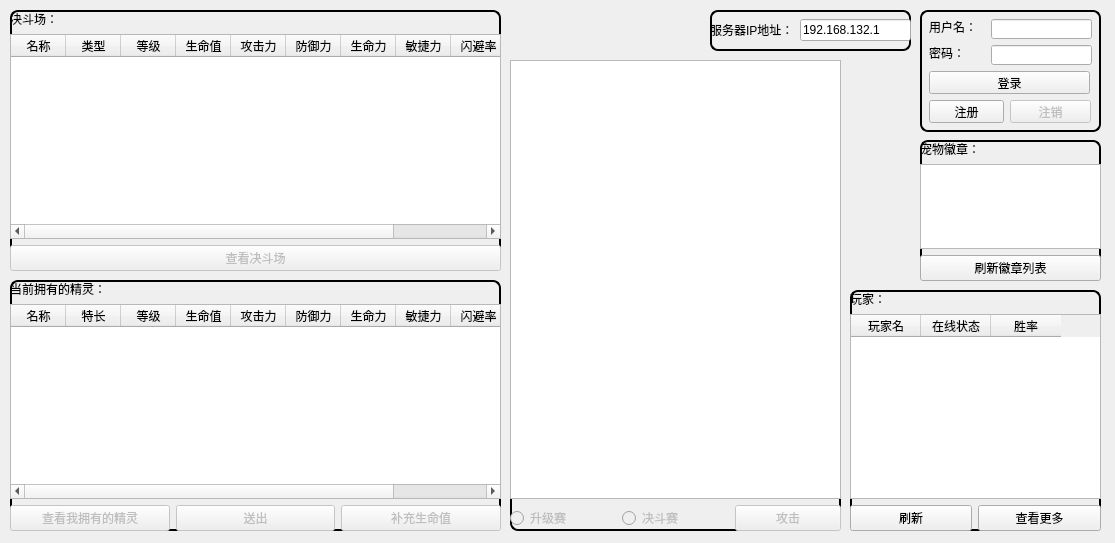
<?xml version="1.0" encoding="UTF-8"?>
<ui version="4.0">
 <class>MainWindow</class>
 <widget class="QMainWindow" name="MainWindow">
  <property name="geometry">
   <rect>
    <x>0</x>
    <y>0</y>
    <width>1115</width>
    <height>543</height>
   </rect>
  </property>
  <property name="sizePolicy">
   <sizepolicy hsizetype="Fixed" vsizetype="Fixed">
    <horstretch>0</horstretch>
    <verstretch>0</verstretch>
   </sizepolicy>
  </property>
  <property name="minimumSize">
   <size>
    <width>1115</width>
    <height>543</height>
   </size>
  </property>
  <property name="maximumSize">
   <size>
    <width>1115</width>
    <height>543</height>
   </size>
  </property>
  <property name="windowTitle">
   <string>Fairy Batle</string>
  </property>
  <widget class="QWidget" name="centralwidget">
   <widget class="QWidget" name="widget" native="true">
    <property name="geometry">
     <rect>
      <x>920</x>
      <y>10</y>
      <width>181</width>
      <height>122</height>
     </rect>
    </property>
    <property name="styleSheet">
     <string notr="true">#widget{border: 2px solid;border-radius:8px;}</string>
    </property>
    <widget class="QLabel" name="label">
     <property name="geometry">
      <rect>
       <x>9</x>
       <y>9</y>
       <width>48</width>
       <height>16</height>
      </rect>
     </property>
     <property name="text">
      <string>用户名：</string>
     </property>
    </widget>
    <widget class="QLineEdit" name="lineEditUsername">
     <property name="geometry">
      <rect>
       <x>71</x>
       <y>9</y>
       <width>101</width>
       <height>20</height>
      </rect>
     </property>
    </widget>
    <widget class="QLabel" name="label_2">
     <property name="geometry">
      <rect>
       <x>9</x>
       <y>35</y>
       <width>36</width>
       <height>16</height>
      </rect>
     </property>
     <property name="text">
      <string>密码：</string>
     </property>
    </widget>
    <widget class="QLineEdit" name="lineEditPassword">
     <property name="geometry">
      <rect>
       <x>71</x>
       <y>35</y>
       <width>101</width>
       <height>20</height>
      </rect>
     </property>
     <property name="echoMode">
      <enum>QLineEdit::Password</enum>
     </property>
    </widget>
    <widget class="QPushButton" name="pushButtonLogin">
     <property name="geometry">
      <rect>
       <x>9</x>
       <y>61</y>
       <width>161</width>
       <height>23</height>
      </rect>
     </property>
     <property name="text">
      <string>登录</string>
     </property>
    </widget>
    <widget class="QPushButton" name="pushButtonRegist">
     <property name="geometry">
      <rect>
       <x>9</x>
       <y>90</y>
       <width>75</width>
       <height>23</height>
      </rect>
     </property>
     <property name="text">
      <string>注册</string>
     </property>
    </widget>
    <widget class="QPushButton" name="pushButtonLogout">
     <property name="enabled">
      <bool>false</bool>
     </property>
     <property name="geometry">
      <rect>
       <x>90</x>
       <y>90</y>
       <width>81</width>
       <height>23</height>
      </rect>
     </property>
     <property name="text">
      <string>注销</string>
     </property>
    </widget>
   </widget>
   <widget class="QWidget" name="widget_2" native="true">
    <property name="geometry">
     <rect>
      <x>850</x>
      <y>290</y>
      <width>251</width>
      <height>241</height>
     </rect>
    </property>
    <property name="styleSheet">
     <string notr="true">#widget_2{border: 2px solid;border-radius:8px;}</string>
    </property>
    <layout class="QGridLayout" name="gridLayout_2">
     <item row="2" column="0">
      <widget class="QPushButton" name="pushButtonRefreshPlayer">
       <property name="text">
        <string>刷新</string>
       </property>
      </widget>
     </item>
     <item row="0" column="0">
      <widget class="QLabel" name="label_3">
       <property name="text">
        <string>玩家：</string>
       </property>
      </widget>
     </item>
     <item row="2" column="1">
      <widget class="QPushButton" name="pushButtonInfoPlayer">
       <property name="text">
        <string>查看更多</string>
       </property>
      </widget>
     </item>
     <item row="1" column="0" colspan="2">
      <widget class="QTableWidget" name="tableWidgetPlayer">
       <property name="editTriggers">
        <set>QAbstractItemView::NoEditTriggers</set>
       </property>
       <property name="selectionMode">
        <enum>QAbstractItemView::SingleSelection</enum>
       </property>
       <property name="selectionBehavior">
        <enum>QAbstractItemView::SelectRows</enum>
       </property>
       <attribute name="horizontalHeaderDefaultSectionSize">
        <number>70</number>
       </attribute>
       <column>
        <property name="text">
         <string>玩家名</string>
        </property>
       </column>
       <column>
        <property name="text">
         <string>在线状态</string>
        </property>
       </column>
       <column>
        <property name="text">
         <string>胜率</string>
        </property>
       </column>
      </widget>
     </item>
    </layout>
   </widget>
   <widget class="QWidget" name="widget_3" native="true">
    <property name="geometry">
     <rect>
      <x>10</x>
      <y>10</y>
      <width>491</width>
      <height>261</height>
     </rect>
    </property>
    <property name="styleSheet">
     <string notr="true">#widget_3
{
border: 2px solid;
border-radius:8px;
}</string>
    </property>
    <layout class="QGridLayout" name="gridLayout_3">
     <item row="0" column="0">
      <widget class="QLabel" name="label_4">
       <property name="text">
        <string>决斗场：</string>
       </property>
      </widget>
     </item>
     <item row="1" column="0" colspan="2">
      <widget class="QTableWidget" name="tableWidgetArena">
       <property name="editTriggers">
        <set>QAbstractItemView::NoEditTriggers</set>
       </property>
       <property name="selectionMode">
        <enum>QAbstractItemView::SingleSelection</enum>
       </property>
       <property name="selectionBehavior">
        <enum>QAbstractItemView::SelectRows</enum>
       </property>
       <attribute name="horizontalHeaderDefaultSectionSize">
        <number>55</number>
       </attribute>
       <column>
        <property name="text">
         <string>名称</string>
        </property>
       </column>
       <column>
        <property name="text">
         <string>类型</string>
        </property>
       </column>
       <column>
        <property name="text">
         <string>等级</string>
        </property>
       </column>
       <column>
        <property name="text">
         <string>生命值</string>
        </property>
       </column>
       <column>
        <property name="text">
         <string>攻击力</string>
        </property>
       </column>
       <column>
        <property name="text">
         <string>防御力</string>
        </property>
       </column>
       <column>
        <property name="text">
         <string>生命力</string>
        </property>
       </column>
       <column>
        <property name="text">
         <string>敏捷力</string>
        </property>
       </column>
       <column>
        <property name="text">
         <string>闪避率</string>
        </property>
       </column>
       <column>
        <property name="text">
         <string>暴击率</string>
        </property>
       </column>
      </widget>
     </item>
     <item row="2" column="0" colspan="2">
      <widget class="QPushButton" name="pushButtonRefreshArena">
       <property name="enabled">
        <bool>false</bool>
       </property>
       <property name="text">
        <string>查看决斗场</string>
       </property>
      </widget>
     </item>
    </layout>
   </widget>
   <widget class="QWidget" name="widget_4" native="true">
    <property name="geometry">
     <rect>
      <x>10</x>
      <y>280</y>
      <width>491</width>
      <height>251</height>
     </rect>
    </property>
    <property name="styleSheet">
     <string notr="true">#widget_4{border: 2px solid;border-radius:8px;}</string>
    </property>
    <layout class="QGridLayout" name="gridLayout_4">
     <item row="2" column="1">
      <widget class="QPushButton" name="pushButtonGiveOut">
       <property name="enabled">
        <bool>false</bool>
       </property>
       <property name="text">
        <string>送出</string>
       </property>
      </widget>
     </item>
     <item row="2" column="2">
      <widget class="QPushButton" name="pushButtonHeal">
       <property name="enabled">
        <bool>false</bool>
       </property>
       <property name="text">
        <string>补充生命值</string>
       </property>
      </widget>
     </item>
     <item row="2" column="0">
      <widget class="QPushButton" name="pushButtonRefreshFairy">
       <property name="enabled">
        <bool>false</bool>
       </property>
       <property name="text">
        <string>查看我拥有的精灵</string>
       </property>
      </widget>
     </item>
     <item row="0" column="0">
      <widget class="QLabel" name="labelFairy">
       <property name="text">
        <string>当前拥有的精灵：</string>
       </property>
      </widget>
     </item>
     <item row="1" column="0" colspan="3">
      <widget class="QTableWidget" name="tableWidgetFairy">
       <property name="editTriggers">
        <set>QAbstractItemView::NoEditTriggers</set>
       </property>
       <property name="selectionMode">
        <enum>QAbstractItemView::SingleSelection</enum>
       </property>
       <property name="selectionBehavior">
        <enum>QAbstractItemView::SelectRows</enum>
       </property>
       <property name="rowCount">
        <number>0</number>
       </property>
       <property name="columnCount">
        <number>10</number>
       </property>
       <attribute name="horizontalHeaderDefaultSectionSize">
        <number>55</number>
       </attribute>
       <column>
        <property name="text">
         <string>名称</string>
        </property>
        <property name="font">
         <font>
          <pointsize>9</pointsize>
         </font>
        </property>
       </column>
       <column>
        <property name="text">
         <string>特长</string>
        </property>
       </column>
       <column>
        <property name="text">
         <string>等级</string>
        </property>
       </column>
       <column>
        <property name="text">
         <string>生命值</string>
        </property>
       </column>
       <column>
        <property name="text">
         <string>攻击力</string>
        </property>
       </column>
       <column>
        <property name="text">
         <string>防御力</string>
        </property>
       </column>
       <column>
        <property name="text">
         <string>生命力</string>
        </property>
       </column>
       <column>
        <property name="text">
         <string>敏捷力</string>
        </property>
       </column>
       <column>
        <property name="text">
         <string>闪避率</string>
        </property>
       </column>
       <column>
        <property name="text">
         <string>暴击率</string>
        </property>
       </column>
      </widget>
     </item>
    </layout>
   </widget>
   <widget class="QWidget" name="widget_5" native="true">
    <property name="geometry">
     <rect>
      <x>510</x>
      <y>60</y>
      <width>331</width>
      <height>471</height>
     </rect>
    </property>
    <property name="styleSheet">
     <string notr="true">#widget_5{border: 2px solid;border-radius:8px;}</string>
    </property>
    <layout class="QGridLayout" name="gridLayout">
     <item row="1" column="1">
      <widget class="QRadioButton" name="radioButtonDeath">
       <property name="enabled">
        <bool>false</bool>
       </property>
       <property name="text">
        <string>决斗赛</string>
       </property>
      </widget>
     </item>
     <item row="1" column="2">
      <widget class="QPushButton" name="pushButtonAttack">
       <property name="enabled">
        <bool>false</bool>
       </property>
       <property name="text">
        <string>攻击</string>
       </property>
      </widget>
     </item>
     <item row="1" column="0">
      <widget class="QRadioButton" name="radioButtonLevel">
       <property name="enabled">
        <bool>false</bool>
       </property>
       <property name="text">
        <string>升级赛</string>
       </property>
      </widget>
     </item>
     <item row="0" column="0" colspan="3">
      <widget class="QPlainTextEdit" name="plainTextEditState">
       <property name="readOnly">
        <bool>true</bool>
       </property>
       <property name="plainText">
        <string/>
       </property>
      </widget>
     </item>
    </layout>
   </widget>
   <widget class="QWidget" name="widget_6" native="true">
    <property name="geometry">
     <rect>
      <x>710</x>
      <y>10</y>
      <width>201</width>
      <height>41</height>
     </rect>
    </property>
    <property name="styleSheet">
     <string notr="true">#widget_6{border: 2px solid;border-radius:8px;}</string>
    </property>
    <layout class="QGridLayout" name="gridLayout_5">
     <item row="0" column="0">
      <widget class="QLabel" name="label_5">
       <property name="text">
        <string>服务器IP地址：</string>
       </property>
      </widget>
     </item>
     <item row="0" column="1">
      <widget class="QLineEdit" name="lineEditServer">
       <property name="text">
        <string>192.168.132.1</string>
       </property>
      </widget>
     </item>
    </layout>
   </widget>
   <widget class="QWidget" name="widget_7" native="true">
    <property name="enabled">
     <bool>true</bool>
    </property>
    <property name="geometry">
     <rect>
      <x>920</x>
      <y>140</y>
      <width>181</width>
      <height>141</height>
     </rect>
    </property>
    <property name="styleSheet">
     <string notr="true">#widget_7{border: 2px solid;border-radius:8px;}</string>
    </property>
    <layout class="QGridLayout" name="gridLayout_6">
     <item row="0" column="0">
      <widget class="QLabel" name="label_6">
       <property name="text">
        <string>宠物徽章：</string>
       </property>
      </widget>
     </item>
     <item row="1" column="0" colspan="2">
      <widget class="QListWidget" name="listWidgetBadage"/>
     </item>
     <item row="2" column="0" colspan="2">
      <widget class="QPushButton" name="pushButtonRefreshBadage">
       <property name="text">
        <string>刷新徽章列表</string>
       </property>
      </widget>
     </item>
    </layout>
   </widget>
  </widget>
 </widget>
 <resources/>
 <connections/>
</ui>
